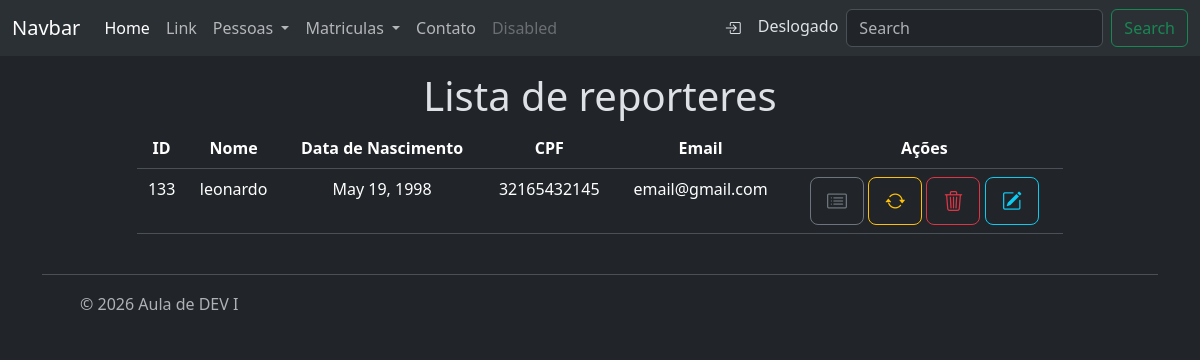
Page /relacionamentos/reporter/classe/list on the committed database.
### relacionamentos/models/reporter.py (models this page shows)
class Reporter(Pessoa):
    email = models.EmailField(unique=True, max_length=100
                              ,verbose_name='Email do Repórter'
                              ,help_text='Insira o institucional'
                              ,validators=[MinLengthValidator(5)])

### relacionamentos/models/pessoa.py (models this page shows, shortened)
class Pessoa(BaseModel):
    nome = models.CharField(max_length=100
                            , verbose_name='Nome'
                            , help_text='Insira o nome da pessoa'
                            , validators=[MinLengthValidator(5)])
    data_nascimento = models.DateField(verbose_name='Data de Nascimento'
                                      , help_text='Insira a data de nascimento da pessoa')
    cpf = models.CharField(max_length=11, unique=True
                           , validators=[MinLengthValidator(11), validacao_cpf]
                           , help_text='Insira o CPF da pessoa'
                           , verbose_name='CPF')

### relacionamentos/views/reporter.py (the view)
class ReporterListView(View):
    @staticmethod
    def get(request):
        reporteres = Reporter.objects.all()
        contexto = {
            "reporteres": reporteres,
        }
        return render(request, "reporter/list.html", contexto)

### relacionamentos/templates/reporter/list.html
{% extends "base.html" %}
{% block title %}
{% if reporteres %}
Lista de reporteres
{% else %}
Nenhum reporter Cadastrado
{% endif %}
{% endblock title %}
{% block content %}
{% if reporteres %}
<table class="table table-hover">
    <thead>
        <th>ID</th>
        <th>Nome</th>
        <th>Data de Nascimento</th>
        <th>CPF</th>
        <th>Email</th>
        <th>Ações</th>
    </thead>
    <tbody>
        {% for reporter in reporteres %}
        <tr>
            <td>
                {{reporter.id}}
            </td>
            <td>
                {{reporter.nome}}
            </td>
            <td>
                {{reporter.data_nascimento}}
            </td>
            <td>
                {{reporter.cpf}}
            </td>
            <td>
                {{reporter.email}}
            </td>
            <td>
                <a class="btn btn-outline-secondary btn-lg" role='button' title='Detalhar'
                    href="{% url 'relacionamentos:classe_reporter_read' reporter.id %}">
                    <i class="bi bi-card-list"></i>
                </a>
                <a class="btn btn-outline-warning btn-lg" role='button' title='Gerar CPF usando funcoes'
                    href="{% url 'relacionamentos:funcao_person_generate_cpf' reporter.id %}">
                    <i class="bi bi-arrow-repeat"></i>
                </a>
                <a class="btn btn-outline-danger btn-lg" role='button' title='Deletar'
                    href="{% url 'relacionamentos:classe_reporter_delete' reporter.id %}">
                    <i class="bi bi-trash3"></i>
                </a>
                <a class="btn btn-outline-info btn-lg" role='button' title='Editar'
                    href="{% url 'relacionamentos:funcao_person_update' reporter.id %}">
                    <i class="bi bi-pencil-square"></i>
                </a>
            </td>
        </tr>
        {% endfor %}
    </tbody>
</table>
{% endif %}
{% endblock content %}

### rows in the picture
Reporter: id "133", nome "leonardo", data_nascimento "May 19, 1998", cpf "32165432145", email "email@gmail.com"
